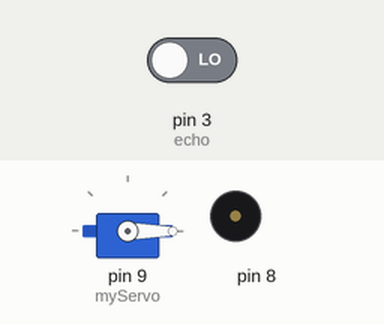
Simulated run of this sketch. Board: Arduino Uno, built with avr-gcc and run on an emulated ATmega328P. On the bench: servo, buzzer (waves = sounding). The inputs (shaded band) are chosen by the test bench; at power-on: pin 3 (echo) LOW.

Above: at 0.5 s.
Timing chart, 0 to 3.0 s (numbered marks = the images above):
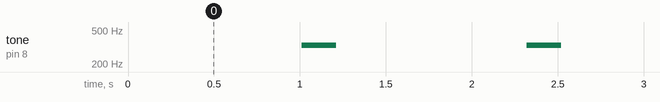

Measured:
- by itself, tone on pin 8: alternates 330 Hz for 0.20 s and silent for 1.1 s

The sketch:

sketch_jun24a.ino
```cpp
#include<Servo.h>
Servo myServo;

int trig=2;
int echo=3;

void setup() {
  // put your setup code here, to run once:
  Serial.begin(9600);
  myServo.attach(9);
  pinMode(trig,OUTPUT);
  pinMode(echo,INPUT);
  pinMode(8,OUTPUT);
}

void loop() {
  // put your main code here, to run repeatedly:

   myServo.write(0);

  //문제정의
  //1. trig핀을 통해서 초음파를 쏜다.
  digitalWrite(trig, HIGH);
  //2. 10ms후에 초음파를 출력하지 않는다.
  delay(10);
  digitalWrite(trig,LOW);

  //3. echo에서 초음파가 오는 순간 echo의 상태가 변하는 을 측정한다.
  int duration= pulseIn(echo, HIGH);
  //4.시간을 2로 나눈다(갔다가 오는 시간
  duration=duration/2;
  //5.거리- 속력-시간 공식을 이용해서 거리를 측정한다.
  int distance= duration/29.1;

  if (distance>=5){
    if (distance <300){
      Serial.print("거리:");
      Serial.print(distance);
      Serial.println("cm");
      delay(300);
    }
  }
  //문제정의
  //거리가 10센치 이하가 되면
  //피에조 부조를 울려주세요
 if (distance<=5){
  tone(8,330,200);
  delay(300);
 }


}
```
